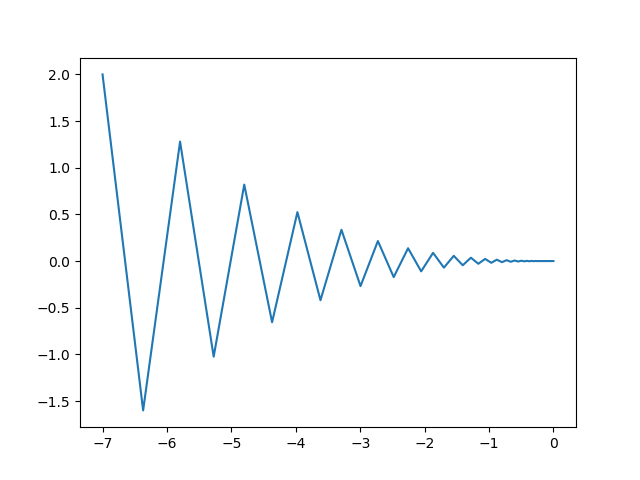

The script that drew this image:
import numpy as np
import matplotlib.pyplot as plt
def numerical_gradient(f,x):
	h = 1e-4
	grad = np.zeros_like(x)
	
	for idx in range(x.size):
		tmp = x[idx]
		x[idx] = tmp+h
		fxh1 = f(x)
		
		x[idx] = tmp-h
		fxh2 = f(x)
		
		grad[idx] = (fxh1-fxh2)/(2*h)
		x[idx] = tmp
		
	return grad

class SGD:
	def __init__(self,lr = 0.01):
		self.lr = lr
		
	def update_dict(self,params,grads):
		for key in params.keys():
			params[key] -= self.lr * grads[key]
	
	def update_array(self,params,grads):
		for i in range(params.size):
			params[i] -= self.lr*grads[i]
def f(x):
	return 0.05*x[0]**2+x[1]**2
x = np.array([-7.0,2.0])
T = 100
trajectory_x = []
trajectory_y = []
optimizer = SGD(0.7)
for t in range(T):
	g = numerical_gradient(f,x)
	trajectory_x.append(x[0])
	trajectory_y.append(x[1])
	optimizer.update_array(x,g)
plt.plot(trajectory_x,trajectory_y)
